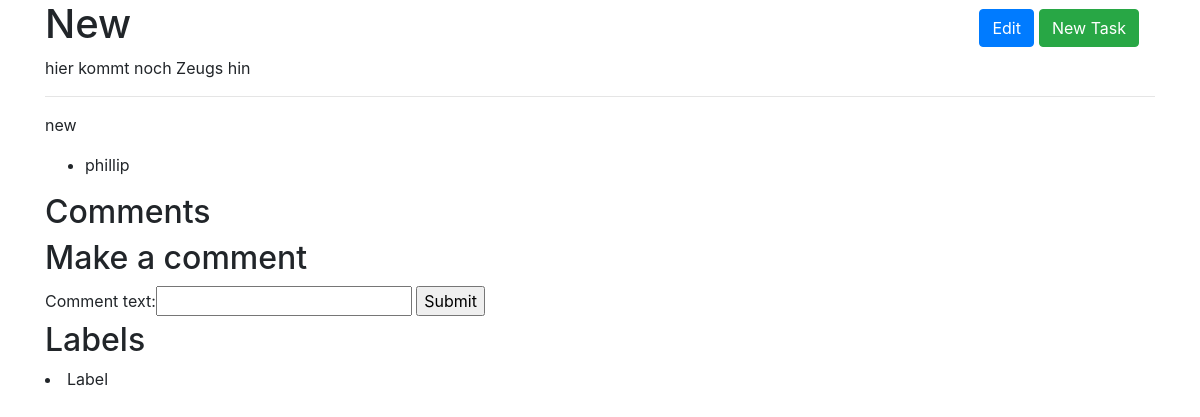
/tasks/3/ (signed in), run on an earlier commit of the app's database.
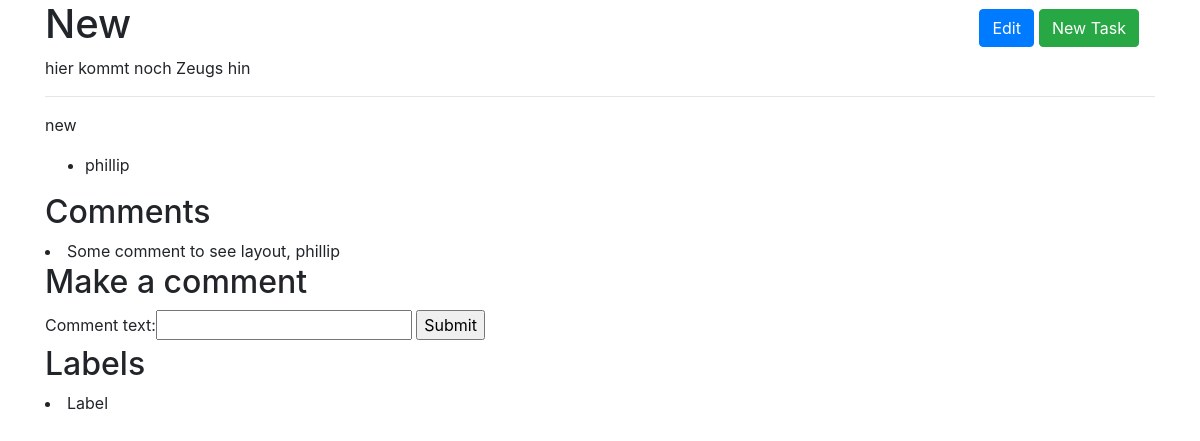
And on a later commit of the database.
### tasks/models.py (models this page shows, shortened)
class Task(models.Model):
    task_text = models.CharField(max_length=64)
    task_description = models.CharField(max_length=512)
    finished_date = models.DateTimeField()
    creation_date = models.DateTimeField()
    is_finished = models.BooleanField(default=False)
    important = models.BooleanField()
    assignedTo = models.ManyToManyField(User)
    labels = models.ManyToManyField(Label)

class Label(models.Model):
    label_text = models.CharField(max_length=32)
    label_description = models.CharField(max_length=129, blank=True, default='')
    label_color = models.CharField(max_length=10)

class Comment(models.Model):
    comment_text = models.CharField(max_length=512)
    comment_user = models.ForeignKey(User, on_delete=models.CASCADE)
    comment_task = models.ForeignKey(Task, on_delete=models.CASCADE)
    comment_date = models.DateTimeField()

### tasks/views.py (the view, shortened to what this page needs)
# urls.py: path('<int:pk>/', views.DetailView.as_view(), name='detail'),
class DetailView(LoginRequiredMixin, generic.CreateView):
    model = Task
    template_name = 'tasks/detail.html'
    form_class = CreateCommentForm
    def get_context_data(self, **kwargs):
        context = super().get_context_data(**kwargs)
        context['task'] = self.get_object()
        context['members'] = User.objects.filter(task=self.get_object())
        context['comments'] = Comment.objects.filter(comment_task=self.get_object())
        context['labels'] = Label.objects.filter(task=self.get_object())
        return context

### tasks/models.py
class CreateCommentForm(forms.ModelForm):
    class Meta:
        model = Comment
        fields = ['comment_text']

### tasks/templates/tasks/detail.html (shortened to what this page needs)
{% extends "base_generic.html" %}
{% block content %}
<div class="container container-fluid">
	<div class="row">
		<div class="col">
			<h1>{{ task.task_text }}</h1>
		</div>
		<div class="col pull-right">
			<button type="button" class="btn btn-primary" onclick="location.href= '{% url 'tasks:edit' task.id %}';">Edit</button>
			<button type="button" class="btn btn-success" onclick="location.href= '{% url 'tasks:create' %}';">New Task</button>
		</div>
	</div>
	<div class="row">
		<div class="col">
		hier kommt noch Zeugs hin
		</div>
	</div>
<hr>
<p>{{ task.task_description }}</p>
<ul>
{% for member in members %}
	<li>{{ member.username }}</li>
{% endfor %}
</ul>
<h2>Comments</h2>
{% for comment in comments %}
	<li>{{ comment.comment_text }}, {{ comment.comment_user.username }}</li>
{% endfor %}
<h2>Make a comment</h2>
<form action="" method=POST>
	{{ form }}
	<input type="submit" value="Submit" />
</form>
<h2>Labels</h2>
{% for label in labels %}
	<li>{{ label.label_text }}</li>
{% endfor %}
</div>
{% endblock %}

### templates/base_generic.html (shortened to what this page needs)
{% load static %}
<!DOCTYPE html>
<html lang="en">
<head>
    <link rel="stylesheet" href="https://maxcdn.bootstrapcdn.com/bootstrap/4.0.0/css/bootstrap.min.css">
    <link rel="stylesheet" href="{% static 'tasks/tasks.css' %}" />
</head>
<body>
  {% block content %}{% endblock %}
</body>
</html>

### static/tasks/tasks.css (style rules this page uses)
.pull-right { display: -webkit-flex; display: flex; align-items: center; justify-content: flex-end; margin-right: 16px; }

What changed in the data, as far as the page shows it:
added Comment: comment_text "Some comment to see layout", comment_user.username "phillip"
